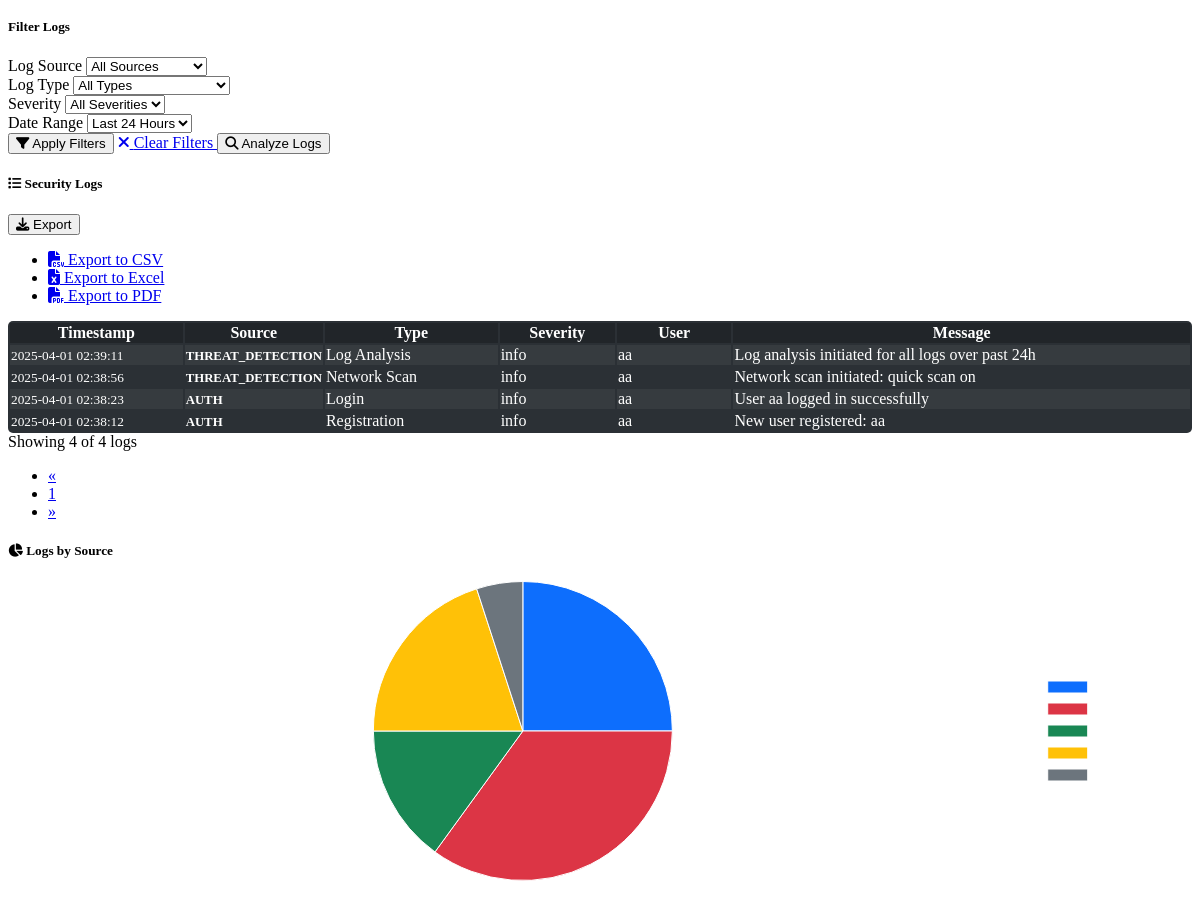
The page /logs (signed in, middle part) on the database as committed earlier.
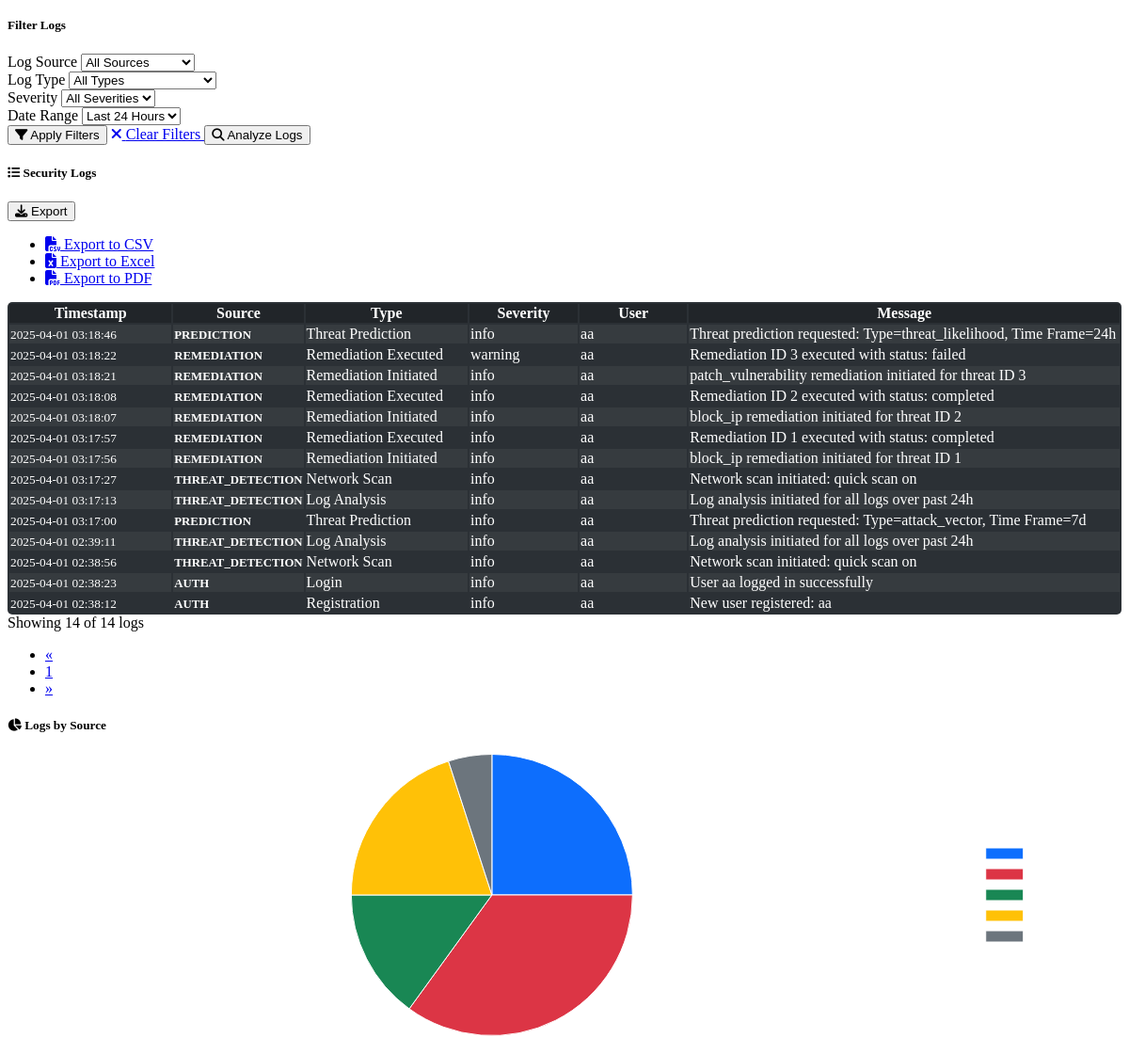
The same page on the database as committed later.
### models.py (models this page shows, shortened)
class Log(db.Model):
    id = db.Column(db.Integer, primary_key=True)
    source = db.Column(db.String(50), nullable=False)
    log_type = db.Column(db.String(50), nullable=False)
    message = db.Column(db.Text, nullable=False)
    timestamp = db.Column(db.DateTime, default=datetime.utcnow)
    ip_address = db.Column(db.String(50))
    user_agent = db.Column(db.String(255))
    severity = db.Column(db.String(20), default='info')
    raw_data = db.Column(db.Text)
    user_id = db.Column(db.Integer, db.ForeignKey('user.id'))

class User(UserMixin, db.Model):
    id = db.Column(db.Integer, primary_key=True)
    username = db.Column(db.String(64), unique=True, nullable=False)
    email = db.Column(db.String(120), unique=True, nullable=False)
    password_hash = db.Column(db.String(256), nullable=False)
    first_name = db.Column(db.String(64))
    last_name = db.Column(db.String(64))
    role = db.Column(db.String(20), default='analyst')
    date_registered = db.Column(db.DateTime, default=datetime.utcnow)
    last_login = db.Column(db.DateTime)
    is_active = db.Column(db.Boolean, default=True)
    alerts = db.relationship('Alert', backref='user', lazy='dynamic')
    logs = db.relationship('Log', backref='user', lazy='dynamic')
    remediations = db.relationship('RemediationAction', backref='performed_by', lazy='dynamic')

### app.py (the view)
@app.route('/logs')
def logs():
    if not current_user.is_authenticated:
        return redirect(url_for('auth.login'))
    page = request.args.get('page', 1, type=int)
    logs = models.Log.query.order_by(models.Log.timestamp.desc())\
        .paginate(page=page, per_page=20)
    return render_template('logs.html', logs=logs, title='Security Logs')

### app.py (called while the page is built)
@login_manager.user_loader
def load_user(user_id):
    return models.User.query.get(int(user_id))

@app.context_processor
def inject_now():
    return {'now': datetime.utcnow()}

### templates/logs.html (shortened to what the changed rows need)
{% extends "layout.html" %}
{% block content %}
<div class="card bg-dark mb-4">
    <div class="card-body p-0">
        <div class="table-responsive">
            <table class="table table-dark-themed table-hover table-striped mb-0">
                <thead>
                    <tr>
                        <th width="15%">Timestamp</th>
                        <th width="10%">Source</th>
                        <th width="15%">Type</th>
                        <th width="10%">Severity</th>
                        <th width="10%">User</th>
                        <th width="40%">Message</th>
                    </tr>
                </thead>
                <tbody>
                    {% for log in logs.items %}
                    <tr class="log-detail-row">
                        <td><small>{{ log.timestamp.strftime('%Y-%m-%d %H:%M:%S') }}</small></td>
                        <td>
                            <span class="log-source">{{ log.source }}</span>
                        </td>
                        <td>{{ log.log_type|replace('_', ' ')|title }}</td>
                        <td>
                            <span class="badge {{ 'bg-danger' if log.severity == 'critical' else 'bg-warning text-dark' if log.severity == 'warning' else 'bg-danger' if log.severity == 'error' else 'bg-info text-dark' }}">
                                {{ log.severity }}
                            </span>
                        </td>
                        <td>
                            {% if log.user %}
                                {{ log.user.username }}
                            {% else %}
                                <span class="text-muted">System</span>
                            {% endif %}
                        </td>
                        <td>{{ log.message }}</td>
                    </tr>
                    {% else %}
                    <tr>
                        <td colspan="6" class="text-center">No logs found matching the current filters</td>
                    </tr>
                    {% endfor %}
                </tbody>
            </table>
        </div>
    </div>
    <div class="card-footer">
        <div class="d-flex justify-content-between align-items-center">
            <div>
                Showing {{ logs.items|length }} of {{ logs.total }} logs
            </div>
            <nav aria-label="Log pagination">
                <ul class="pagination mb-0">
                    {% for page_num in logs.iter_pages(left_edge=1, right_edge=1, left_current=2, right_current=2) %}
                        {% if page_num %}
                            {% if page_num == logs.page %}
                            <li class="page-item active">
                                <a class="page-link" href="{{ url_for('logs', page=page_num) }}">{{ page_num }}</a>
                            </li>
                            {% else %}
                            <li class="page-item">
                                <a class="page-link" href="{{ url_for('logs', page=page_num) }}">{{ page_num }}</a>
                            </li>
                            {% endif %}
                        {% else %}
                        <li class="page-item disabled">
                            <a class="page-link" href="#">...</a>
                        </li>
                        {% endif %}
                    {% endfor %}
                </ul>
            </nav>
        </div>
    </div>
</div>
{% endblock %}

Rows that differ between the two databases and show on the page:
added Log: timestamp "2025-04-01 03:18:46", source "PREDICTION", log_type "Threat Prediction", severity "info", user.username "aa", message "Threat prediction requested: Type=threat_likelihood, Time Frame=24h"
added Log: timestamp "2025-04-01 03:18:22", source "REMEDIATION", log_type "Remediation Executed", severity "warning", user.username "aa", message "Remediation ID 3 executed with status: failed"
added Log: timestamp "2025-04-01 03:18:21", source "REMEDIATION", log_type "Remediation Initiated", severity "info", user.username "aa", message "patch_vulnerability remediation initiated for threat ID 3"
added Log: timestamp "2025-04-01 03:18:08", source "REMEDIATION", log_type "Remediation Executed", severity "info", user.username "aa", message "Remediation ID 2 executed with status: completed"
added Log: timestamp "2025-04-01 03:18:07", source "REMEDIATION", log_type "Remediation Initiated", severity "info", user.username "aa", message "block_ip remediation initiated for threat ID 2"
added Log: timestamp "2025-04-01 03:17:57", source "REMEDIATION", log_type "Remediation Executed", severity "info", user.username "aa", message "Remediation ID 1 executed with status: completed"
added Log: timestamp "2025-04-01 03:17:56", source "REMEDIATION", log_type "Remediation Initiated", severity "info", user.username "aa", message "block_ip remediation initiated for threat ID 1"
added Log: timestamp "2025-04-01 03:17:27", source "THREAT_DETECTION", log_type "Network Scan", severity "info", user.username "aa", message "Network scan initiated: quick scan on"
added Log: timestamp "2025-04-01 03:17:13", source "THREAT_DETECTION", log_type "Log Analysis", severity "info", user.username "aa", message "Log analysis initiated for all logs over past 24h"
added Log: timestamp "2025-04-01 03:17:00", source "PREDICTION", log_type "Threat Prediction", severity "info", user.username "aa", message "Threat prediction requested: Type=attack_vector, Time Frame=7d"
Other text that changed with them:
{{ logs.items|length }}: "4" → "14"
{{ logs.total }}: "4" → "14"
